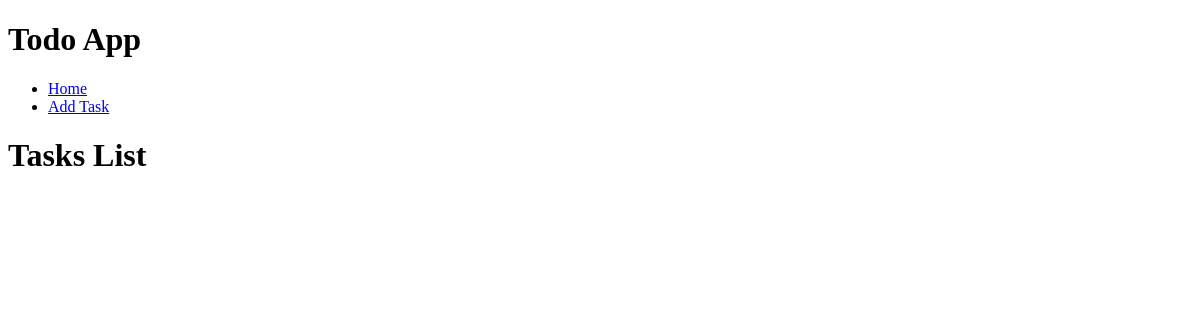
Before: / with the older database file.
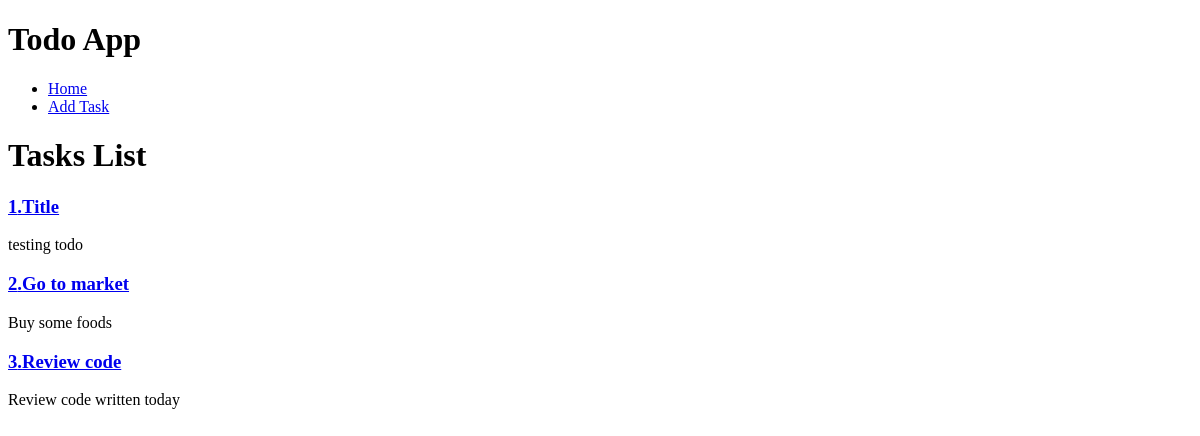
After: the same page with the newer database file.
### tasks/models.py (models this page shows, shortened)
class Todotask(models.Model):
    title = models.CharField(max_length=200)
    description  = models.TextField(max_length=1000, default='task description...')
    completed = models.BooleanField(default=False)
    priority = models.CharField(max_length=20)
    created = models.DateTimeField(auto_now_add=True)

### tasks/views.py (the view)
# urls.py: path('',views.index,name="home"),
def index(request):
    tasks = Todotask.objects.all()
    task_list = {'tasks':tasks}
    return render(request, 'index.html',task_list)

### templates/index.html
{% extends 'base.html' %} {% block content%}
<h1>Tasks List</h1>
{%for task in tasks%}
<h3>
  <a href="{% url 'task_details' pk=task.pk %}"
    >{{forloop.counter}}.{{task.title}}</a
  >
</h3>
<p>{{task.description}}</p>
{%endfor%} {% endblock %}

### templates/base.html (shortened to what this page needs)
<!DOCTYPE html>
<html lang="en">
  <head>
  </head>
  <body>
    {%include 'partials/_header.html' %}
    <main>{%block content%} {%endblock%}</main>
  </body>
</html>

### templates/partials/_header.html
<header>
  <h1>Todo App</h1>
  <nav>
    <ul>
      <li><a href="{% url 'home' %}">Home</a></li>
      <li><a href="{% url 'process_task' %}">Add Task</a></li>
    </ul>
  </nav>
</header>

Changed rows visible on the page:
added Todotask: title "Title", description "testing todo"
added Todotask: title "Go to market", description "Buy some foods"
added Todotask: title "Review code", description "Review code written today"
